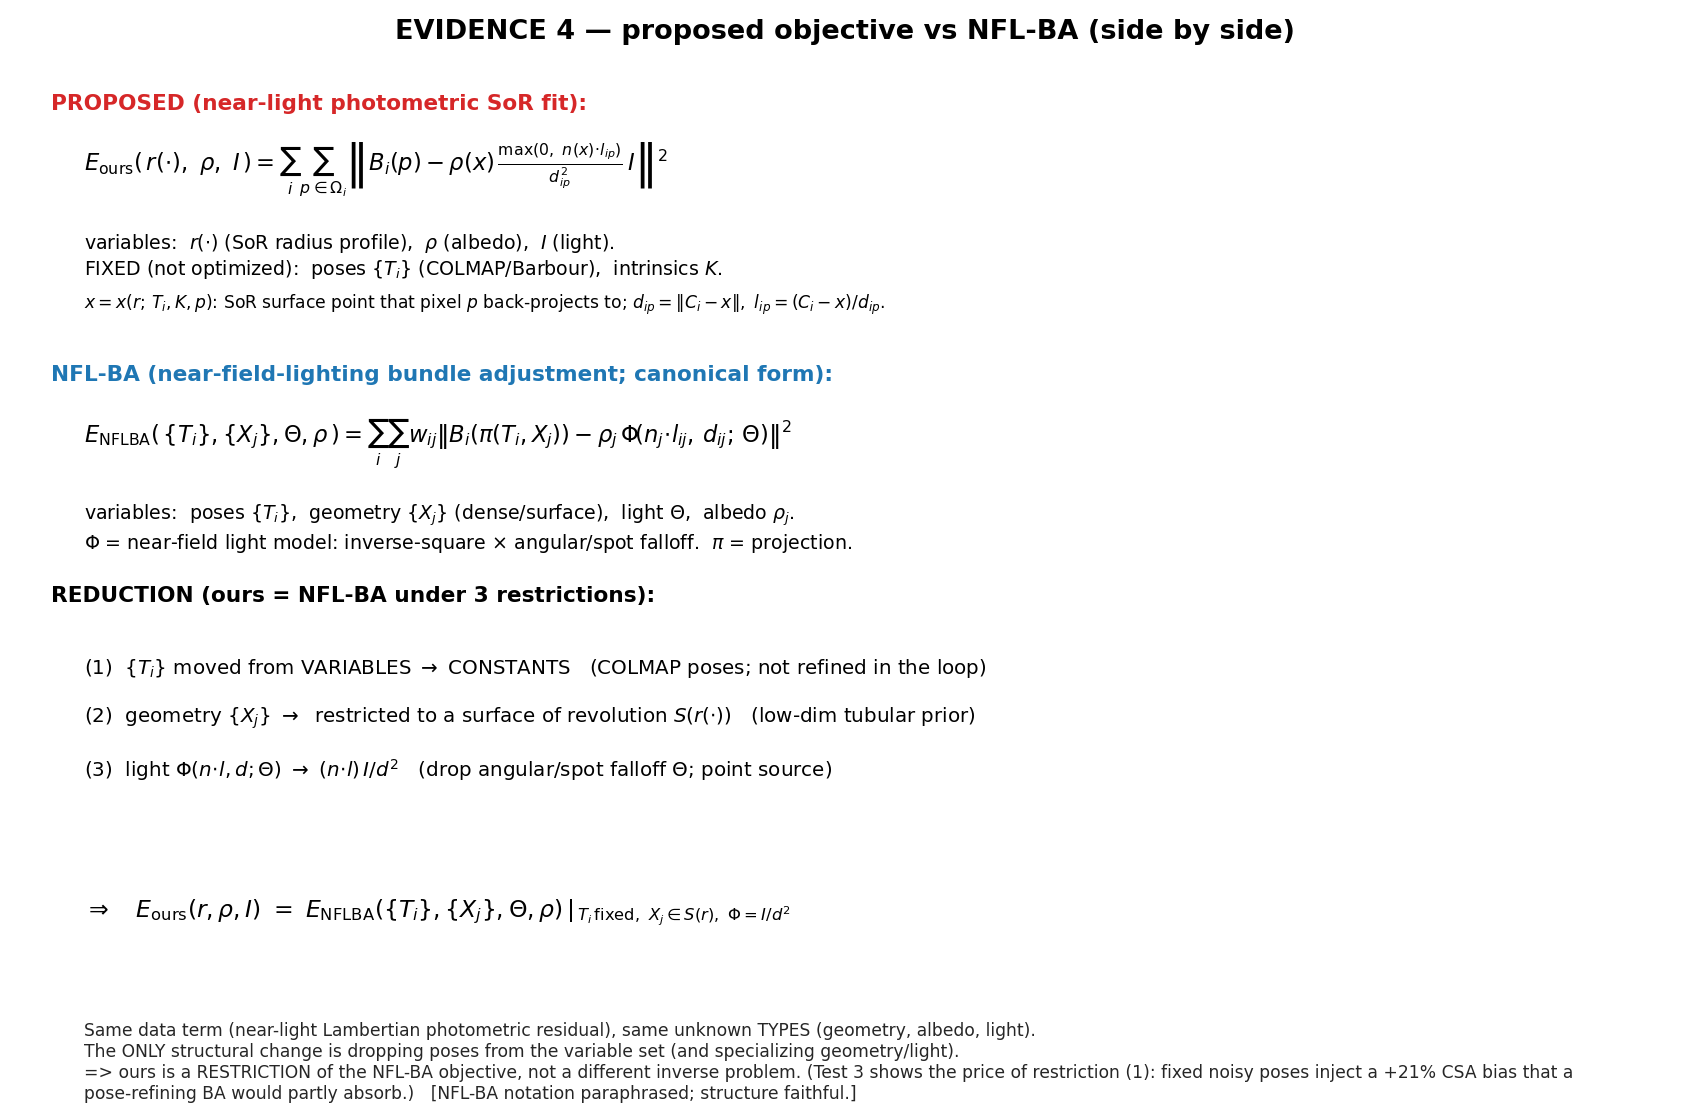

Source code (Python):
"""EVIDENCE 4 -- objective vs NFL-BA, side by side (equations, not prose). Typesets both objectives
and shows ours is the NFL-BA objective under three restrictions (fixed poses, SoR geometry,
point-light). NFL-BA characterized by the canonical near-field photometric bundle-adjustment
structure; exact paper notation may differ but the variable/objective structure is as shown."""
import matplotlib; matplotlib.use("Agg"); import matplotlib.pyplot as plt

OURS = (r"$E_{\mathrm{ours}}(\,r(\cdot),\ \rho,\ I\,)=\sum_i\sum_{p\in\Omega_i}"
        r"\left\| B_i(p)-\rho(x)\,\frac{\max(0,\ n(x)\!\cdot\!l_{ip})}{d_{ip}^{2}}\,I \right\|^2$")
NFLBA = (r"$E_{\mathrm{NFLBA}}(\,\{T_i\},\{X_j\},\Theta,\rho\,)=\sum_i\sum_{j}w_{ij}"
         r"\left\| B_i(\pi(T_i,X_j))-\rho_j\,\Phi\!(n_j\!\cdot\!l_{ij},\,d_{ij};\,\Theta)\right\|^2$")


def main():
    fig = plt.figure(figsize=(13, 8.5)); fig.patch.set_facecolor("white")
    ax = fig.add_axes([0, 0, 1, 1]); ax.axis("off")
    T = ax.text
    T(0.5, 0.965, "EVIDENCE 4 — proposed objective vs NFL-BA (side by side)", ha="center", fontsize=15, weight="bold")
    T(0.03, 0.90, "PROPOSED (near-light photometric SoR fit):", fontsize=12, weight="bold", color="tab:red")
    T(0.05, 0.845, OURS, fontsize=12.5)
    T(0.05, 0.79, r"variables:  $r(\cdot)$ (SoR radius profile),  $\rho$ (albedo),  $I$ (light)."
                  "\n" r"FIXED (not optimized):  poses $\{T_i\}$ (COLMAP/Barbour),  intrinsics $K$.",
      fontsize=10.5, va="top")
    T(0.05, 0.735, r"$x=x(r;\,T_i,K,p)$: SoR surface point that pixel $p$ back-projects to; "
                  r"$d_{ip}=\| C_i-x\|,\ l_{ip}=(C_i-x)/d_{ip}$.", fontsize=9.5, va="top")
    T(0.03, 0.655, "NFL-BA (near-field-lighting bundle adjustment; canonical form):", fontsize=12, weight="bold", color="tab:blue")
    T(0.05, 0.60, NFLBA, fontsize=12.5)
    T(0.05, 0.545, r"variables:  poses $\{T_i\}$,  geometry $\{X_j\}$ (dense/surface),  light $\Theta$,  albedo $\rho_j$."
                  "\n" r"$\Phi$ = near-field light model: inverse-square $\times$ angular/spot falloff.  $\pi$ = projection.",
      fontsize=10.5, va="top")
    T(0.03, 0.455, "REDUCTION (ours = NFL-BA under 3 restrictions):", fontsize=12, weight="bold")
    T(0.05, 0.405,
      r"(1)  $\{T_i\}$ moved from VARIABLES $\to$ CONSTANTS   (COLMAP poses; not refined in the loop)"
      "\n\n" r"(2)  geometry $\{X_j\}\ \rightarrow\ $ restricted to a surface of revolution $S(r(\cdot))$   (low-dim tubular prior)"
      "\n\n" r"(3)  light $\Phi(n\!\cdot\!l,d;\Theta)\ \rightarrow\ (n\!\cdot\!l)\,I/d^{2}$   (drop angular/spot falloff $\Theta$; point source)",
      fontsize=11, va="top")
    T(0.05, 0.17,
      r"$\Rightarrow\quad E_{\mathrm{ours}}(r,\rho,I)\ =\ E_{\mathrm{NFLBA}}(\{T_i\},\{X_j\},\Theta,\rho)"
      r"\,|_{\,T_i\,\mathrm{fixed},\ X_j\in S(r),\ \Phi=I/d^2}$", fontsize=13)
    T(0.05, 0.075,
      "Same data term (near-light Lambertian photometric residual), same unknown TYPES (geometry, albedo, light).\n"
      "The ONLY structural change is dropping poses from the variable set (and specializing geometry/light).\n"
      "=> ours is a RESTRICTION of the NFL-BA objective, not a different inverse problem. "
      "(Test 3 shows the price of restriction (1): fixed noisy poses inject a +21% CSA bias that a\n"
      "pose-refining BA would partly absorb.)   [NFL-BA notation paraphrased; structure faithful.]",
      fontsize=9.5, va="top", color="0.15")
    fig.savefig("evidence4_nflba_equations.png", dpi=130, facecolor="white")
    print("wrote evidence4_nflba_equations.png")


if __name__ == "__main__":
    main()
